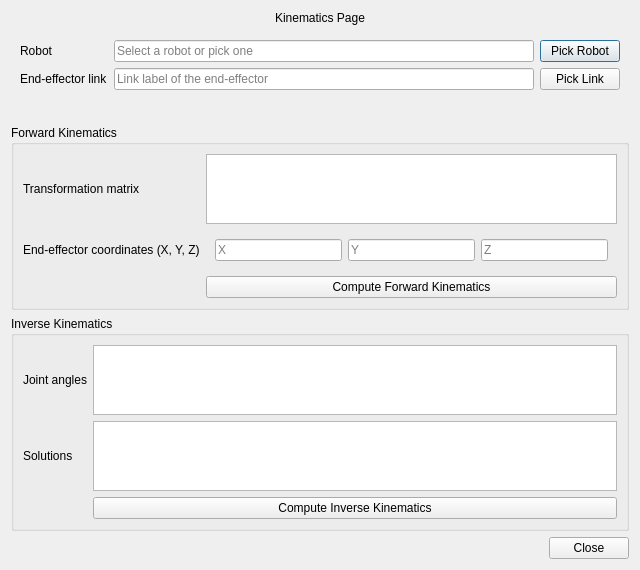
<?xml version="1.0" encoding="UTF-8"?>
<ui version="4.0">
 <class>DigitalTwinKinematicsDialog</class>
 <widget class="QDialog" name="DigitalTwinKinematicsDialog">
  <property name="geometry">
   <rect>
    <x>0</x>
    <y>0</y>
    <width>640</width>
    <height>500</height>
   </rect>
  </property>
  <property name="windowTitle">
   <string>Digital Twin Kinematics</string>
  </property>
  <layout class="QVBoxLayout" name="verticalLayout">
   <item>
    <widget class="QLabel" name="header_label">
     <property name="text">
      <string>Kinematics Page</string>
     </property>
     <property name="alignment">
      <set>Qt::AlignCenter</set>
     </property>
    </widget>
   </item>
   <item>
    <widget class="QWidget" name="robot_selection_widget">
     <layout class="QGridLayout" name="robotSelectionLayout">
      <item row="0" column="0">
       <widget class="QLabel" name="robot_label">
        <property name="text">
         <string>Robot</string>
        </property>
       </widget>
      </item>
      <item row="0" column="1">
       <widget class="QLineEdit" name="robot_line_edit">
        <property name="placeholderText">
         <string>Select a robot or pick one</string>
        </property>
       </widget>
      </item>
      <item row="0" column="2">
       <widget class="QPushButton" name="pick_robot_button">
        <property name="text">
         <string>Pick Robot</string>
        </property>
       </widget>
      </item>
      <item row="1" column="0">
       <widget class="QLabel" name="endeffector_label">
        <property name="text">
         <string>End-effector link</string>
        </property>
       </widget>
      </item>
      <item row="1" column="1">
       <widget class="QLineEdit" name="endeffector_line_edit">
        <property name="placeholderText">
         <string>Link label of the end-effector</string>
        </property>
       </widget>
      </item>
      <item row="1" column="2">
       <widget class="QPushButton" name="pick_link_button">
        <property name="text">
         <string>Pick Link</string>
        </property>
       </widget>
      </item>
     </layout>
    </widget>
   </item>
   <item>
    <widget class="QLabel" name="status_label">
     <property name="text">
      <string></string>
     </property>
     <property name="alignment">
      <set>Qt::AlignCenter</set>
     </property>
    </widget>
   </item>
   <item>
    <widget class="QGroupBox" name="forward_group_box">
     <property name="title">
      <string>Forward Kinematics</string>
     </property>
     <layout class="QGridLayout" name="gridLayout">
      <item row="0" column="0">
       <widget class="QLabel" name="fk_matrix_label">
        <property name="text">
         <string>Transformation matrix</string>
        </property>
       </widget>
      </item>
      <item row="0" column="1">
       <widget class="QTextEdit" name="fk_matrix_text"/>
      </item>
      <item row="1" column="0">
       <widget class="QLabel" name="end_effector_label">
        <property name="text">
         <string>End-effector coordinates (X, Y, Z)</string>
        </property>
       </widget>
      </item>
      <item row="1" column="1">
       <widget class="QWidget" name="coordinate_widget">
        <layout class="QHBoxLayout" name="coordLayout">
         <item>
          <widget class="QLineEdit" name="x_input">
           <property name="placeholderText">
            <string>X</string>
           </property>
          </widget>
         </item>
         <item>
          <widget class="QLineEdit" name="y_input">
           <property name="placeholderText">
            <string>Y</string>
           </property>
          </widget>
         </item>
         <item>
          <widget class="QLineEdit" name="z_input">
           <property name="placeholderText">
            <string>Z</string>
           </property>
          </widget>
         </item>
        </layout>
       </widget>
      </item>
      <item row="2" column="1">
       <widget class="QPushButton" name="compute_fk_button">
        <property name="text">
         <string>Compute Forward Kinematics</string>
        </property>
       </widget>
      </item>
     </layout>
    </widget>
   </item>
   <item>
    <widget class="QGroupBox" name="inverse_group_box">
     <property name="title">
      <string>Inverse Kinematics</string>
     </property>
     <layout class="QGridLayout" name="inverseGrid">
      <item row="0" column="0">
       <widget class="QLabel" name="joint_angles_label">
        <property name="text">
         <string>Joint angles</string>
        </property>
       </widget>
      </item>
      <item row="0" column="1">
       <widget class="QTextEdit" name="joint_angles_text"/>
      </item>
      <item row="1" column="0">
       <widget class="QLabel" name="solutions_label">
        <property name="text">
         <string>Solutions</string>
        </property>
       </widget>
      </item>
      <item row="1" column="1">
       <widget class="QTextEdit" name="solutions_text"/>
      </item>
      <item row="2" column="1">
       <widget class="QPushButton" name="compute_ik_button">
        <property name="text">
         <string>Compute Inverse Kinematics</string>
        </property>
       </widget>
      </item>
     </layout>
    </widget>
   </item>
   <item>
    <widget class="QDialogButtonBox" name="button_box">
     <property name="standardButtons">
      <set>QDialogButtonBox::Close</set>
     </property>
    </widget>
   </item>
  </layout>
 </widget>
 <resources/>
 <connections/>
</ui>
